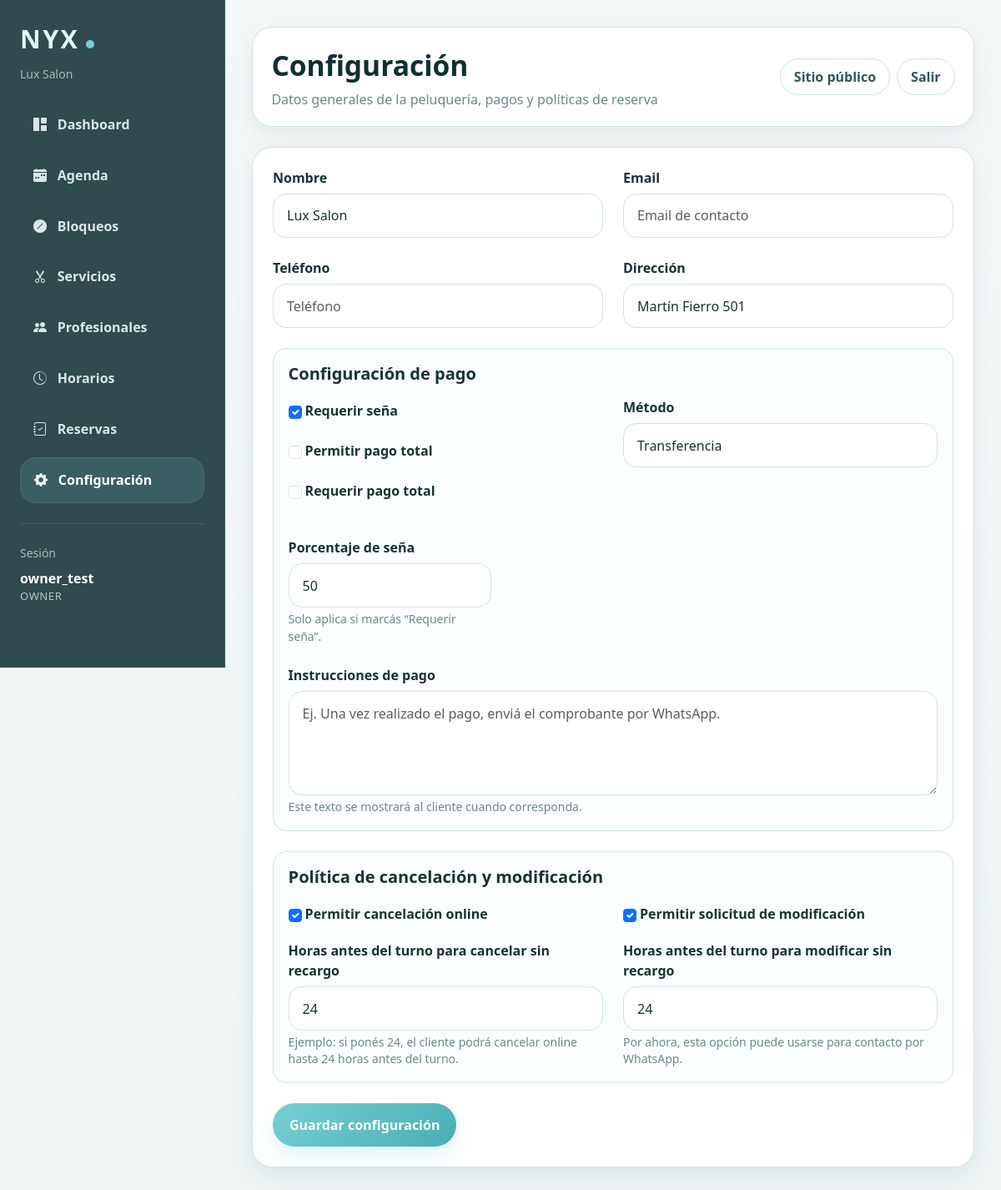
/panel/configuracion/ (signed in), run on the app's committed database.
### reservas/models.py (models this page shows, shortened)
class Salon(models.Model):
    PAYMENT_METHOD_CHOICES = [
        ('transfer', 'Transferencia'),
        ('integrated', 'Pago integrado'),
        ('both', 'Transferencia y pago integrado'),
    ]
    name = models.CharField('Nombre', max_length=120)
    email = models.EmailField('Email', blank=True)
    phone = models.CharField('Teléfono', max_length=30, blank=True)
    address = models.CharField('Dirección', max_length=200, blank=True)
    is_active = models.BooleanField('Activo', default=True)
    created_at = models.DateTimeField(auto_now_add=True)
    deposit_enabled = models.BooleanField('Requerir seña', default=False)
    deposit_percentage = models.PositiveIntegerField('Porcentaje de seña', default=0)
    allow_full_payment = models.BooleanField('Permitir pago total', default=False)
    full_payment_required = models.BooleanField('Requerir pago total', default=False)
    payment_method = models.CharField(
        'Método de pago',
        max_length=20,
        choices=PAYMENT_METHOD_CHOICES,
        default='transfer'
    )
    payment_instructions = models.TextField('Instrucciones de pago', blank=True)
    allow_client_cancellation = models.BooleanField(
        'Permitir cancelación online por cliente',
        default=True
    )
    cancellation_limit_hours = models.PositiveIntegerField(
        'Horas límite para cancelar online',
        default=24
    )
    allow_client_reschedule = models.BooleanField(
        'Permitir modificación online por cliente',
        default=False
    )
    reschedule_limit_hours = models.PositiveIntegerField(
        'Horas límite para modificar online',
        default=24
    )
    class Meta:
        verbose_name = 'Peluquería'
        verbose_name_plural = 'Peluquerías'
        ordering = ['name']

class SalonMembership(models.Model):
    ROLE_CHOICES = [
        ('owner', 'Dueña/o'),
        ('staff', 'Staff'),
    ]
    user = models.ForeignKey(
        User,
        on_delete=models.CASCADE,
        related_name='salon_memberships'
    )
    salon = models.ForeignKey(
        Salon,
        on_delete=models.CASCADE,
        related_name='memberships'
    )
    role = models.CharField(
        max_length=20,
        choices=ROLE_CHOICES,
        default='staff'
    )
    is_active = models.BooleanField(default=True)
    created_at = models.DateTimeField(auto_now_add=True)
    class Meta:
        verbose_name = 'Membresía de peluquería'
        verbose_name_plural = 'Membresías de peluquería'
        unique_together = ('user', 'salon')

### reservas/panel_views.py (the view)
# urls.py: path('panel/configuracion/', panel_views.panel_settings, name='panel_settings'),
@login_required
def panel_settings(request):
    if request.user.is_superuser:
        return redirect('/admin/')
    salon = get_user_salon(request.user)
    if not salon or not is_owner_user(request.user):
        raise PermissionDenied("Solo la dueña puede editar la configuración.")
    if request.method == 'POST':
        form = PanelSalonSettingsForm(request.POST, instance=salon)
        if form.is_valid():
            form.save()
            messages.success(request, 'Configuración actualizada correctamente.')
            return redirect('panel_settings')
    else:
        form = PanelSalonSettingsForm(instance=salon)
    context = {
        'panel_role': 'owner',
        'salon': salon,
        'form': form,
    }
    return render(request, 'reservas/panel/settings.html', context)

### reservas/panel_views.py (called while the page is built)
def get_user_membership(user):
    if not user.is_authenticated or user.is_superuser:
        return None
    return user.salon_memberships.filter(is_active=True).select_related('salon').first()

def get_user_salon(user):
    membership = get_user_membership(user)
    return membership.salon if membership else None

def is_owner_user(user):
    membership = get_user_membership(user)
    return bool(membership and membership.role == 'owner')

### reservas/templates/reservas/panel/settings.html (shortened to what this page needs)
{% extends "reservas/panel/base_panel.html" %}
{% block panel_title %}Configuración{% endblock %}
{% block panel_subtitle %}Datos generales de la peluquería, pagos y políticas de reserva{% endblock %}
{% block panel_content %}
<div class="nyx-card p-4 nyx-form-card">
  <form method="post">
    <div class="row g-4">
      <div class="col-md-6">
        <label class="nyx-form-label" for="{{ form.name.id_for_label }}">Nombre</label>
        {{ form.name }}
      </div>
      <div class="col-md-6">
        <label class="nyx-form-label" for="{{ form.email.id_for_label }}">Email</label>
        {{ form.email }}
      </div>
      <div class="col-md-6">
        <label class="nyx-form-label" for="{{ form.phone.id_for_label }}">Teléfono</label>
        {{ form.phone }}
      </div>
      <div class="col-md-6">
        <label class="nyx-form-label" for="{{ form.address.id_for_label }}">Dirección</label>
        {{ form.address }}
      </div>
      <div class="col-12">
        <div class="nyx-settings-box">
          <h5 class="nyx-settings-box-title">Configuración de pago</h5>
          <div class="row g-4">
            <div class="col-md-6">
              <div class="form-check nyx-check-row mb-3">
                {{ form.deposit_enabled }}
                <label class="form-check-label fw-semibold ms-1" for="{{ form.deposit_enabled.id_for_label }}">
                  Requerir seña
                </label>
              </div>
              <div class="form-check nyx-check-row mb-3">
                {{ form.allow_full_payment }}
                <label class="form-check-label fw-semibold ms-1" for="{{ form.allow_full_payment.id_for_label }}">
                  Permitir pago total
                </label>
              </div>
              <div class="form-check nyx-check-row mb-3">
                {{ form.full_payment_required }}
                <label class="form-check-label fw-semibold ms-1" for="{{ form.full_payment_required.id_for_label }}">
                  Requerir pago total
                </label>
              </div>
            </div>
            <div class="col-md-6">
              <label class="nyx-form-label" for="{{ form.payment_method.id_for_label }}">Método</label>
              {{ form.payment_method }}
            </div>
            <div class="col-md-4">
              <label class="nyx-form-label" for="{{ form.deposit_percentage.id_for_label }}">Porcentaje de seña</label>
              {{ form.deposit_percentage }}
              <div class="nyx-settings-muted mt-1">
                Solo aplica si marcás “Requerir seña”.
              </div>
            </div>
            <div class="col-12">
              <label class="nyx-form-label" for="{{ form.payment_instructions.id_for_label }}">Instrucciones de pago</label>
              {{ form.payment_instructions }}
              <div class="nyx-settings-muted mt-1">
                Este texto se mostrará al cliente cuando corresponda.
              </div>
            </div>
          </div>
        </div>
      </div>
      <div class="col-12">
        <div class="nyx-settings-box">
          <h5 class="nyx-settings-box-title">Política de cancelación y modificación</h5>
          <div class="row g-4">
            <div class="col-md-6">
              <div class="form-check nyx-check-row mb-3">
                {{ form.allow_client_cancellation }}
                <label class="form-check-label fw-semibold ms-1" for="{{ form.allow_client_cancellation.id_for_label }}">
                  Permitir cancelación online
                </label>
              </div>
              <label class="nyx-form-label" for="{{ form.cancellation_limit_hours.id_for_label }}">
                Horas antes del turno para cancelar sin recargo
              </label>
              {{ form.cancellation_limit_hours }}
              <div class="nyx-settings-muted mt-1">
                Ejemplo: si ponés 24, el cliente podrá cancelar online hasta 24 horas antes del turno.
              </div>
            </div>
            <div class="col-md-6">
              <div class="form-check nyx-check-row mb-3">
                {{ form.allow_client_reschedule }}
                <label class="form-check-label fw-semibold ms-1" for="{{ form.allow_client_reschedule.id_for_label }}">
                  Permitir solicitud de modificación
                </label>
              </div>
              <label class="nyx-form-label" for="{{ form.reschedule_limit_hours.id_for_label }}">
                Horas antes del turno para modificar sin recargo
              </label>
              {{ form.reschedule_limit_hours }}
              <div class="nyx-settings-muted mt-1">
                Por ahora, esta opción puede usarse para contacto por WhatsApp.
              </div>
            </div>
          </div>
        </div>
      </div>
      <div class="col-12">
        <div class="d-flex gap-2 flex-wrap">
          <button type="submit" class="nyx-primary-btn">Guardar configuración</button>
        </div>
      </div>
    </div>
  </form>
</div>
{% endblock %}

### reservas/templates/reservas/panel/base_panel.html (shortened to what this page needs)
{% load static %}
<!DOCTYPE html>
<html lang="es">
<head>
  <link href="https://cdn.jsdelivr.net/npm/bootstrap@5.3.3/dist/css/bootstrap.min.css" rel="stylesheet">
  <link rel="stylesheet" href="https://cdn.jsdelivr.net/npm/bootstrap-icons@1.11.3/font/bootstrap-icons.min.css">
</head>
<body>
  <div class="container-fluid px-0">
    <div class="row g-0">
      <div class="col-lg-auto">
        <aside class="nyx-sidebar p-3 p-lg-4">
          <div class="mb-4">
            <div class="nyx-brand">NYX<span class="nyx-logo-dot"></span></div>
            <div class="small nyx-session-label mt-2">{{ salon.name }}</div>
          </div>
          <nav class="d-flex flex-column gap-2">
            <a href="{% url 'panel_dashboard' %}" class="nyx-nav-link {% if request.resolver_match.url_name == 'panel_dashboard' %}active{% endif %}">
              <i class="bi bi-grid-1x2-fill"></i>
              <span>Dashboard</span>
            </a>
            <a href="{% url 'panel_agenda' %}?quick=today" class="nyx-nav-link {% if request.resolver_match.url_name == 'panel_agenda' %}active{% endif %}">
              <i class="bi bi-calendar-week-fill"></i>
              <span>Agenda</span>
            </a>
            <a href="{% url 'panel_bloqueos' %}" class="nyx-nav-link {% if request.resolver_match.url_name == 'panel_bloqueos' %}active{% endif %}">
              <i class="bi bi-slash-circle-fill"></i>
              <span>Bloqueos</span>
            </a>
            {% if panel_role == 'owner' %}
              <a href="{% url 'panel_services' %}" class="nyx-nav-link ">
                <i class="bi bi-scissors"></i>
                <span>Servicios</span>
              </a>
              <a href="{% url 'panel_employees' %}" class="nyx-nav-link ">
                <i class="bi bi-people-fill"></i>
                <span>Profesionales</span>
              </a>
              <a href="{% url 'panel_business_hours' %}" class="nyx-nav-link ">
                <i class="bi bi-clock-history"></i>
                <span>Horarios</span>
              </a>
              <a href="{% url 'panel_bookings' %}" class="nyx-nav-link {% if request.resolver_match.url_name == 'panel_bookings' or request.resolver_match.url_name == 'panel_booking_detail' %}active{% endif %}">
                <i class="bi bi-journal-check"></i>
                <span>Reservas</span>
              </a>
              <a href="{% url 'panel_settings' %}" class="nyx-nav-link {% if request.resolver_match.url_name == 'panel_settings' %}active{% endif %}">
                <i class="bi bi-gear-fill"></i>
                <span>Configuración</span>
              </a>
            {% endif %}
          </nav>
          <div class="mt-4 pt-4 border-top border-light border-opacity-10">
            <div class="small nyx-session-label mb-2">Sesión</div>
            <div class="nyx-session-user">{{ request.user.username }}</div>
            <div class="nyx-session-role">{{ panel_role }}</div>
          </div>
        </aside>
      </div>
      <div class="col">
        <main class="nyx-main">
          <div class="nyx-topbar d-flex justify-content-between align-items-center flex-wrap gap-3">
            <div>
              <div class="nyx-panel-title">{% block panel_title %}Panel{% endblock %}</div>
              <p class="nyx-panel-subtitle">{% block panel_subtitle %}Gestión interna NYX{% endblock %}</p>
            </div>
            <div class="d-flex align-items-center gap-2">
              <a href="/" class="nyx-outline-light">Sitio público</a>
              <a href="{% url 'panel_logout' %}" class="nyx-outline-light">Salir</a>
            </div>
          </div>
          {% block panel_content %}{% endblock %}
        </main>
      </div>
    </div>
  </div>
</body>
</html>

### reservas/templates/reservas/panel/base_panel.html (style rules this page uses)
:root { --nyx-bg: #eef4f4; --nyx-surface: #ffffff; --nyx-surface-soft: #f8fbfb; --nyx-border: #cfe4e5; --nyx-primary: #76cfd2; --nyx-primary-strong: #4aaeb4; --nyx-primary-dark: #2f4b4d; --nyx-text: #183234; --nyx-muted: #6d8789; --nyx-shadow: 0 10px 28px rgba(31, 55, 58, .08); --nyx-radius: 1.5rem; }
body { background: linear-gradient(180deg, #f4f8f8 0%, #eef4f4 100%); color: var(--nyx-text); min-height: 100vh; font-family: system-ui, -apple-system, BlinkMacSystemFont, "Segoe UI", sans-serif; }
.nyx-primary-btn { display: inline-flex; align-items: center; justify-content: center; gap: .5rem; border: none; border-radius: 999px; padding: .85rem 1.25rem; background: linear-gradient(135deg, var(--nyx-primary), var(--nyx-primary-strong)); color: #fff !important; font-weight: 800; text-decoration: none !important; transition: .2s ease; box-shadow: 0 10px 24px rgba(118, 207, 210, .22); }
.nyx-sidebar { width: 270px; min-height: 100vh; background: #2f4b4d; border-right: 1px solid rgba(255,255,255,.08); position: sticky; top: 0; color: #eaf6f6; }
.nyx-brand { font-size: 1.9rem; font-weight: 800; letter-spacing: .08em; color: #dff8f8; }
.nyx-logo-dot { display:inline-block; width:10px; height:10px; border-radius:50%; background: var(--nyx-primary); margin-left: 8px; }
.nyx-nav-link { display:flex; align-items:center; gap:.8rem; padding:.9rem 1rem; border-radius: 1.2rem; color: #d7e7e8; text-decoration:none; transition:.2s ease; font-weight: 700; }
.nyx-nav-link:hover, .nyx-nav-link.active { color: #ffffff; background: rgba(118, 207, 210, .16); border: 1px solid rgba(255,255,255,.08); }
.nyx-main { padding: 2rem; }
.nyx-topbar { background: var(--nyx-surface); border: 1px solid var(--nyx-border); border-radius: var(--nyx-radius); padding: 1.25rem 1.4rem; box-shadow: var(--nyx-shadow); margin-bottom: 1.5rem; }
.nyx-card { background: var(--nyx-surface); border: 1px solid var(--nyx-border); border-radius: var(--nyx-radius); box-shadow: var(--nyx-shadow); }
.nyx-panel-title { font-size: 2.1rem; font-weight: 800; margin-bottom: .2rem; color: #0f2f31; }
.nyx-panel-subtitle { color: var(--nyx-muted); margin-bottom: 0; }
.nyx-session-label { color: rgba(234, 246, 246, .65); }
.nyx-session-user { color: #ffffff; font-weight: 700; }
.nyx-session-role { color: rgba(234, 246, 246, .72); text-transform: uppercase; font-size: .82rem; letter-spacing: .04em; }
.nyx-outline-light { border-radius: 999px; padding: .55rem 1rem; border: 1px solid var(--nyx-border); background: #fff; color: #315558; text-decoration: none; font-weight: 700; transition: .2s ease; }

### reservas/templates/reservas/panel/settings.html (style rules this page uses)
.nyx-form-card { max-width: 920px; }
.nyx-form-input { border-radius: 1rem; border: 1px solid var(--nyx-border); padding: .85rem 1rem; background: #fff; color: var(--nyx-text); }
.nyx-form-label { font-weight: 700; margin-bottom: .45rem; }
.nyx-settings-box { background: #fbfefe; border: 1px solid var(--nyx-border); border-radius: 1rem; padding: 1.1rem; }
.nyx-settings-box-title { font-weight: 800; color: var(--nyx-text); margin-bottom: 1rem; }
.nyx-settings-muted { color: var(--nyx-muted); font-size: .875rem; line-height: 1.45; }
.nyx-check-row { min-height: 2rem; display: flex; align-items: center; }

### data on the page
Salon: name "Lux Salon", address "Martín Fierro 501", deposit_enabled "☑", payment_method "Transferencia", deposit_percentage "50", allow_client_cancellation "☑", cancellation_limit_hours "24", allow_client_reschedule "☑", reschedule_limit_hours "24"
SalonMembership: role "OWNER"

### other printed values
{{ request.user.username }} "owner_test"
